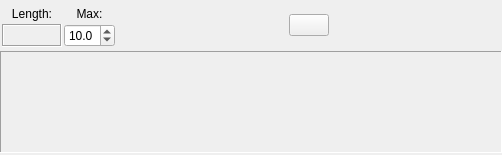
<?xml version="1.0" encoding="UTF-8"?>
<ui version="4.0">
 <class>NodeViewWaveform</class>
 <widget class="QWidget" name="NodeViewWaveform">
  <property name="geometry">
   <rect>
    <x>0</x>
    <y>0</y>
    <width>502</width>
    <height>155</height>
   </rect>
  </property>
  <layout class="QVBoxLayout" name="verticalLayout">
   <property name="spacing">
    <number>2</number>
   </property>
   <property name="leftMargin">
    <number>0</number>
   </property>
   <property name="topMargin">
    <number>2</number>
   </property>
   <property name="rightMargin">
    <number>0</number>
   </property>
   <property name="bottomMargin">
    <number>2</number>
   </property>
   <item>
    <widget class="QWidget" name="widget" native="true">
     <layout class="QHBoxLayout" name="horizontalLayout">
      <property name="spacing">
       <number>2</number>
      </property>
      <property name="leftMargin">
       <number>2</number>
      </property>
      <property name="topMargin">
       <number>2</number>
      </property>
      <property name="rightMargin">
       <number>2</number>
      </property>
      <property name="bottomMargin">
       <number>2</number>
      </property>
      <item>
       <widget class="QWidget" name="widget_3" native="true">
        <layout class="QGridLayout" name="gridLayout">
         <property name="leftMargin">
          <number>0</number>
         </property>
         <property name="topMargin">
          <number>0</number>
         </property>
         <property name="rightMargin">
          <number>0</number>
         </property>
         <property name="bottomMargin">
          <number>0</number>
         </property>
         <property name="horizontalSpacing">
          <number>2</number>
         </property>
         <property name="verticalSpacing">
          <number>0</number>
         </property>
         <item row="0" column="0">
          <widget class="QLabel" name="label_2">
           <property name="text">
            <string>Length:</string>
           </property>
           <property name="alignment">
            <set>Qt::AlignCenter</set>
           </property>
          </widget>
         </item>
         <item row="0" column="1">
          <widget class="QLabel" name="label">
           <property name="text">
            <string>Max:</string>
           </property>
           <property name="alignment">
            <set>Qt::AlignCenter</set>
           </property>
          </widget>
         </item>
         <item row="1" column="1">
          <widget class="QDoubleSpinBox" name="_max_time">
           <property name="decimals">
            <number>1</number>
           </property>
           <property name="minimum">
            <double>0.100000000000000</double>
           </property>
           <property name="maximum">
            <double>60.000000000000000</double>
           </property>
           <property name="singleStep">
            <double>0.100000000000000</double>
           </property>
           <property name="value">
            <double>10.000000000000000</double>
           </property>
          </widget>
         </item>
         <item row="1" column="0">
          <widget class="QLabel" name="_length_label">
           <property name="sizePolicy">
            <sizepolicy hsizetype="Fixed" vsizetype="Preferred">
             <horstretch>0</horstretch>
             <verstretch>0</verstretch>
            </sizepolicy>
           </property>
           <property name="minimumSize">
            <size>
             <width>60</width>
             <height>0</height>
            </size>
           </property>
           <property name="maximumSize">
            <size>
             <width>60</width>
             <height>16777215</height>
            </size>
           </property>
           <property name="frameShape">
            <enum>QFrame::Box</enum>
           </property>
           <property name="frameShadow">
            <enum>QFrame::Sunken</enum>
           </property>
           <property name="text">
            <string/>
           </property>
           <property name="alignment">
            <set>Qt::AlignRight|Qt::AlignTrailing|Qt::AlignVCenter</set>
           </property>
          </widget>
         </item>
        </layout>
       </widget>
      </item>
      <item>
       <spacer name="horizontalSpacer_2">
        <property name="orientation">
         <enum>Qt::Horizontal</enum>
        </property>
        <property name="sizeHint" stdset="0">
         <size>
          <width>40</width>
          <height>10</height>
         </size>
        </property>
       </spacer>
      </item>
      <item>
       <widget class="QPushButton" name="_refresh_graph_button">
        <property name="icon">
         <iconset theme="view-refresh"/>
        </property>
       </widget>
      </item>
      <item>
       <spacer name="horizontalSpacer">
        <property name="orientation">
         <enum>Qt::Horizontal</enum>
        </property>
        <property name="sizeHint" stdset="0">
         <size>
          <width>40</width>
          <height>10</height>
         </size>
        </property>
       </spacer>
      </item>
     </layout>
    </widget>
   </item>
   <item>
    <widget class="QFrame" name="frame">
     <property name="frameShape">
      <enum>QFrame::Panel</enum>
     </property>
     <property name="frameShadow">
      <enum>QFrame::Sunken</enum>
     </property>
     <layout class="QHBoxLayout" name="horizontalLayout_2">
      <property name="spacing">
       <number>0</number>
      </property>
      <property name="leftMargin">
       <number>0</number>
      </property>
      <property name="topMargin">
       <number>0</number>
      </property>
      <property name="rightMargin">
       <number>0</number>
      </property>
      <property name="bottomMargin">
       <number>0</number>
      </property>
      <item>
       <widget class="WidgetGraphWaveform" name="_graph" native="true">
        <property name="sizePolicy">
         <sizepolicy hsizetype="Fixed" vsizetype="Fixed">
          <horstretch>0</horstretch>
          <verstretch>0</verstretch>
         </sizepolicy>
        </property>
        <property name="minimumSize">
         <size>
          <width>500</width>
          <height>100</height>
         </size>
        </property>
        <property name="maximumSize">
         <size>
          <width>500</width>
          <height>100</height>
         </size>
        </property>
       </widget>
      </item>
     </layout>
    </widget>
   </item>
  </layout>
 </widget>
 <customwidgets>
  <customwidget>
   <class>WidgetGraphWaveform</class>
   <extends>QWidget</extends>
   <header>WidgetGraphWaveform.hh</header>
   <container>1</container>
  </customwidget>
 </customwidgets>
 <resources/>
 <connections/>
</ui>
